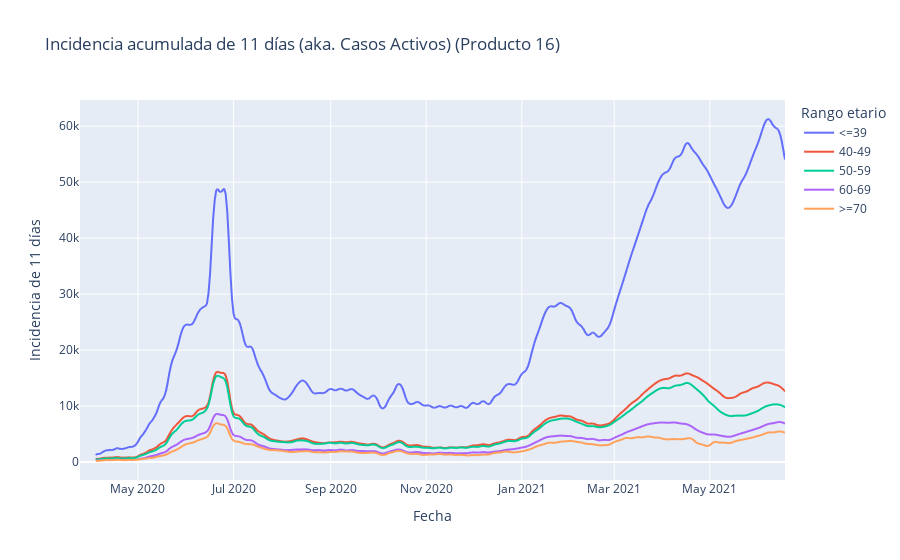

Write notebook code for a chart like this one.
### Code cell
px.line(casos_m_edadesUCI.rolling(11).sum(),
        labels={
                     "value": "Incidencia de 11 días",
                     "x": "Día",
                     "variable": "Rango etario"
              },
        title="Incidencia acumulada de 11 días (aka. Casos Activos) (Producto 16)")

### Figure 1 — Plotly figure (JSON) as saved in the notebook; plotly's stock layout.template omitted (floating-point values rounded to 4 significant figures; data arrays with more than 128 entries replaced by an {"elided": "..."} marker saying what was removed)
{"data": [{"hovertemplate": "Rango etario=<=39<br>Fecha=%{x}<br>Incidencia de 11 días=%{y}<extra></extra>", "legendgroup": "<=39", "line": {"color": "#636efa", "dash": "solid"}, "mode": "lines", "name": "<=39", "showlegend": true, "type": "scattergl", "x": {"elided": "451 str values"}, "xaxis": "x", "y": {"elided": "451 float values"}, "yaxis": "y"}, {"hovertemplate": "Rango etario=40-49<br>Fecha=%{x}<br>Incidencia de 11 días=%{y}<extra></extra>", "legendgroup": "40-49", "line": {"color": "#EF553B", "dash": "solid"}, "mode": "lines", "name": "40-49", "showlegend": true, "type": "scattergl", "x": {"elided": "451 str values"}, "xaxis": "x", "y": {"elided": "451 float values"}, "yaxis": "y"}, {"hovertemplate": "Rango etario=50-59<br>Fecha=%{x}<br>Incidencia de 11 días=%{y}<extra></extra>", "legendgroup": "50-59", "line": {"color": "#00cc96", "dash": "solid"}, "mode": "lines", "name": "50-59", "showlegend": true, "type": "scattergl", "x": {"elided": "451 str values"}, "xaxis": "x", "y": {"elided": "451 float values"}, "yaxis": "y"}, {"hovertemplate": "Rango etario=60-69<br>Fecha=%{x}<br>Incidencia de 11 días=%{y}<extra></extra>", "legendgroup": "60-69", "line": {"color": "#ab63fa", "dash": "solid"}, "mode": "lines", "name": "60-69", "showlegend": true, "type": "scattergl", "x": {"elided": "451 str values"}, "xaxis": "x", "y": {"elided": "451 float values"}, "yaxis": "y"}, {"hovertemplate": "Rango etario=>=70<br>Fecha=%{x}<br>Incidencia de 11 días=%{y}<extra></extra>", "legendgroup": ">=70", "line": {"color": "#FFA15A", "dash": "solid"}, "mode": "lines", "name": ">=70", "showlegend": true, "type": "scattergl", "x": {"elided": "451 str values"}, "xaxis": "x", "y": {"elided": "451 float values"}, "yaxis": "y"}], "layout": {"autosize": true, "legend": {"title": {"text": "Rango etario"}, "tracegroupgap": 0}, "title": {"text": "Incidencia acumulada de 11 días (aka. Casos Activos) (Producto 16)"}, "xaxis": {"anchor": "y", "autorange": true, "domain": [0, 1], "range": ["2020-03-25", "2021-06-18"], "title": {"text": "Fecha"}, "type": "date"}, "yaxis": {"anchor": "x", "autorange": true, "domain": [0, 1], "range": [-3194.0, 64680.0], "title": {"text": "Incidencia de 11 días"}, "type": "linear"}}}
